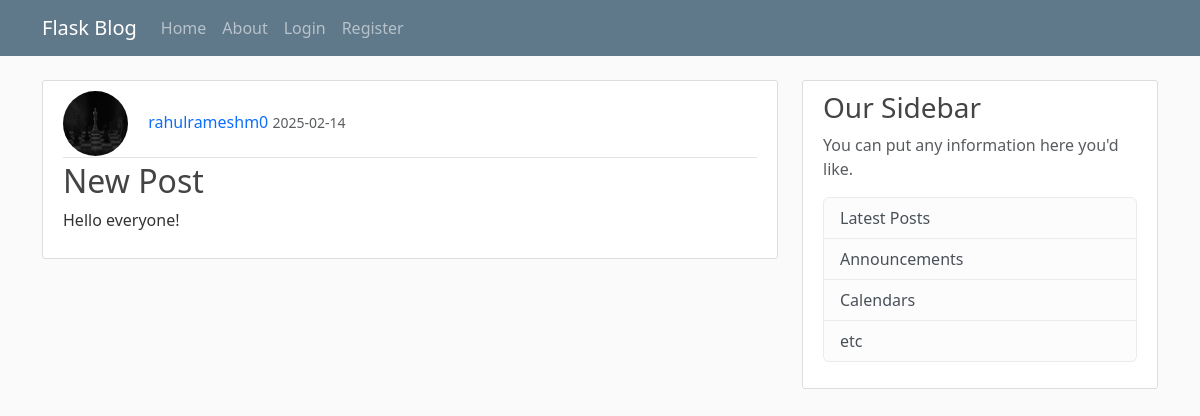
The page /16 on the database its author committed.
### main/models.py (models this page shows, shortened)
class User(db.Model, UserMixin):
    id = db.Column(db.Integer, primary_key=True)
    username = db.Column(db.String(20), unique=True, nullable=False)
    email = db.Column(db.String(120), unique=True, nullable=False)
    image_file = db.Column(db.String(20), nullable=False, default='default.jpg')
    password = db.Column(db.String(60), nullable=False)
    posts = db.relationship('Post',backref='author', lazy=True)

class Post(db.Model):
    id = db.Column(db.Integer, primary_key=True)
    title = db.Column(db.String(100), nullable=False)
    date_posted = db.Column(db.DateTime, nullable=False, default=datetime.utcnow)
    content = db.Column(db.Text, nullable=False)
    user_id = db.Column(db.Integer, db.ForeignKey('user.id'), nullable=False)

### main/routes.py (the view)
@app.route("/<int:post_id>")
def post(post_id):
    post = Post.query.get_or_404(post_id)
    return render_template("post.html", title=post.title, post=post)

### main/templates/post.html (shortened to what this page needs)
{% extends "layout.html" %}
{% block content %}
    <article class="media content-section">
        <div class="media-body">
        <div class="article-metadata">
            <img class="rounded-circle article-img" src="{{url_for('static', filename='profile/' + post.author.image_file)}}" alt="">
            <a class="decoration mr-2" href="{{url_for('user_posts', username=post.author.username)}}">{{ post.author.username }}</a>
            <small class="text-muted">{{ post.date_posted.strftime('%Y-%m-%d') }}</small>
        </div>
        <h2 class="article-title">{{ post.title }}</h2>
        <p class="article-content">{{ post.content }}</p>
        </div>
    </article>
{% endblock %}

### main/static/main.css (style rules this page uses)
body { background: #fafafa; color: #333333; margin-top: 5rem; }
h1, h2, h3, h4, h5, h6 { color: #444444; }
.content-section { background: #ffffff; padding: 10px 20px; border: 1px solid #dddddd; border-radius: 3px; margin-bottom: 20px; }
.article-title { color: #444444; }
.article-content { white-space: pre-line; }
.article-img { height: 65px; width: 65px; margin-right: 16px; }
.article-metadata { padding-bottom: 1px; margin-bottom: 4px; border-bottom: 1px solid #e3e3e3 }

### main/templates/post.html (style rules this page uses)
.decoration { text-decoration: none; }

### rows shown on the page
User: image_file (picture), author.username "rahulrameshm0"
Post: date_posted "2025-02-14", title "New Post", content "Hello everyone!"
